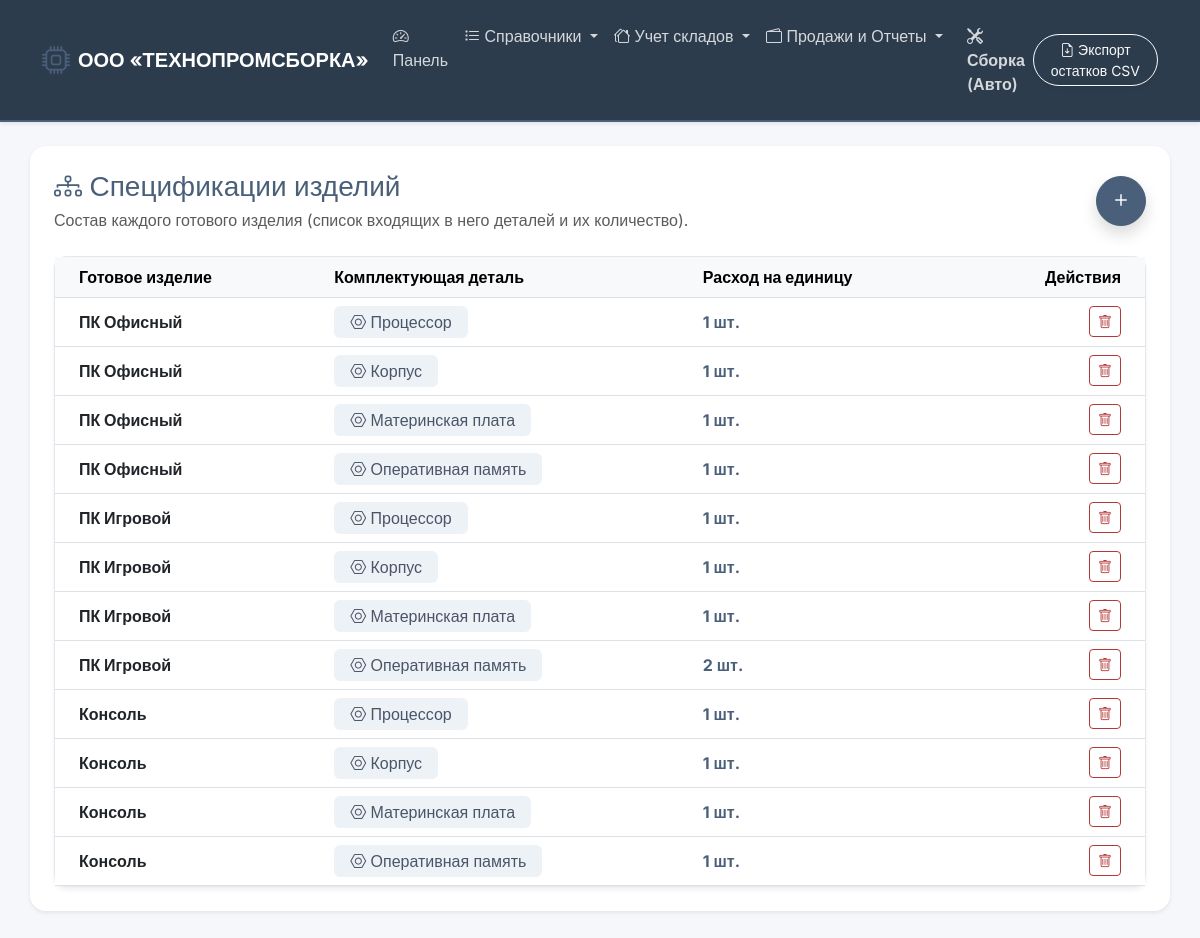
The app's page /compositions, older data.
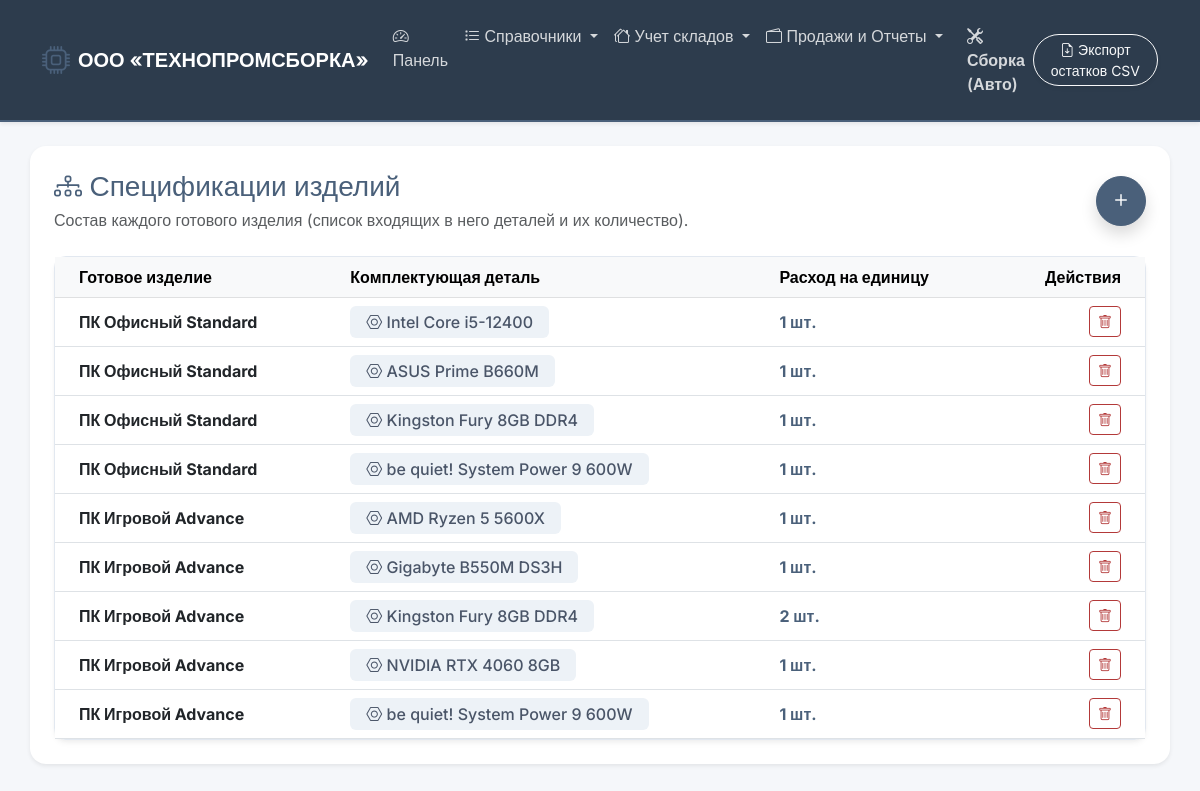
The same page, newer data.
### tables this page shows
CREATE TABLE product_composition (
        product_type_id INTEGER,
        part_id INTEGER,
        quantity INTEGER NOT NULL,
        PRIMARY KEY (product_type_id, part_id),
        FOREIGN KEY (product_type_id) REFERENCES product_type (id_product_type) ON DELETE CASCADE,
        FOREIGN KEY (part_id) REFERENCES part (id_part) ON DELETE CASCADE
    );

CREATE TABLE product_type (
        id_product_type INTEGER PRIMARY KEY AUTOINCREMENT,
        name TEXT NOT NULL UNIQUE,
        description TEXT
    );

CREATE TABLE part (
        id_part INTEGER PRIMARY KEY AUTOINCREMENT,
        name TEXT NOT NULL,
        article TEXT NOT NULL UNIQUE,
        category_id INTEGER,
        FOREIGN KEY (category_id) REFERENCES part_category (id_category) ON DELETE SET NULL
    );

### app.py (the view)
@app.route('/compositions', methods=['GET', 'POST'])
def compositions():
    conn = get_db_connection()
    if request.method == 'POST':
        conn.execute('INSERT INTO product_composition (product_type_id, part_id, quantity) VALUES (?, ?, ?)',
                     (request.form['product_type_id'], request.form['part_id'], request.form['quantity']))
        conn.commit()
        flash('Связь (спецификация) успешно добавлена!', 'success')
        return redirect(url_for('compositions'))
    data = conn.execute('''
        SELECT c.product_type_id, c.part_id, c.quantity, p.name as product_name, d.name as part_name
        FROM product_composition c
        JOIN product_type p ON c.product_type_id = p.id_product_type
        JOIN part d ON c.part_id = d.id_part
    ''').fetchall()
    products_list = conn.execute('SELECT * FROM product_type').fetchall()
    parts_list = conn.execute('SELECT * FROM part').fetchall()
    conn.close()
    return render_template('compositions.html', data=data, products=products_list, parts=parts_list)

### app.py (called while the page is built)
def get_db_connection():
    conn = sqlite3.connect('database.db')
    conn.row_factory = sqlite3.Row
    return conn

### templates/compositions.html (shortened to what this page needs)
{% extends 'base.html' %}
{% block content %}
<div class="d-flex justify-content-between align-items-center mb-4">
    <div>
        <h3 class="mb-1 text-primary"><i class="bi bi-diagram-3"></i> Спецификации изделий</h3>
        <p class="text-muted mb-0">Состав каждого готового изделия (список входящих в него деталей и их количество).</p>
    </div>
    <button class="btn btn-primary rounded-circle shadow" data-bs-toggle="modal" data-bs-target="#addCompositionModal" style="width: 50px; height: 50px; font-size: 24px; line-height: 1;">
        <i class="bi bi-plus"></i>
    </button>
</div>
<div class="card border-0 shadow-sm">
    <div class="card-body p-0">
        <div class="table-responsive">
            <table class="table table-hover align-middle mb-0">
                <thead class="table-light text-secondary">
                    <tr>
                        <th class="ps-4">Готовое изделие</th>
                        <th>Комплектующая деталь</th>
                        <th>Расход на единицу</th>
                        <th class="text-end pe-4">Действия</th>
                    </tr>
                </thead>
                <tbody>
                    {% for row in data %}
                    <tr>
                        <td class="ps-4"><strong>{{ row.product_name }}</strong></td>
                        <td><span class="badge bg-secondary py-2 px-3 fs-6"><i class="bi bi-nut"></i> {{ row.part_name }}</span></td>
                        <td><strong class="text-primary">{{ row.quantity }} шт.</strong></td>
                        <td class="text-end pe-4">
                            <a href="/delete_composition/{{ row.product_type_id }}/{{ row.part_id }}" class="btn btn-sm btn-outline-danger" onclick="return confirm('Удалить эту деталь из состава изделия?');">
                                <i class="bi bi-trash"></i>
                            </a>
                        </td>
                    </tr>
                    {% else %}
                    <tr>
                        <td colspan="4" class="text-center py-4 text-muted">Связей состава пока нет. Нажмите "+", чтобы связать изделие с его комплектующими.</td>
                    </tr>
                    {% endfor %}
                </tbody>
            </table>
        </div>
    </div>
</div>
{% endblock %}

### templates/base.html (shortened to what this page needs)
<!DOCTYPE html>
<html lang="ru">
<head>
    <link href="https://cdn.jsdelivr.net/npm/bootstrap@5.3.0/dist/css/bootstrap.min.css" rel="stylesheet">
    <link rel="stylesheet" href="https://cdn.jsdelivr.net/npm/bootstrap-icons@1.11.1/font/bootstrap-icons.css">
</head>
<body>
    <nav class="navbar navbar-expand-lg navbar-dark bg-dark mb-4 shadow-sm py-3">
        <div class="container">
            <a class="navbar-brand fw-bold text-uppercase d-flex align-items-center" href="/">
                <i class="bi bi-cpu text-primary fs-3 me-2"></i> ООО «ТехноПромСборка»
            </a>
            <div class="collapse navbar-collapse" id="navbarNav">
                <ul class="navbar-nav me-auto mb-2 mb-lg-0">
                    <li class="nav-item"><a class="nav-link" href="/"><i class="bi bi-speedometer2"></i> Панель</a></li>
                    <li class="nav-item dropdown">
                        <a class="nav-link dropdown-toggle" href="#" role="button" data-bs-toggle="dropdown" aria-expanded="false">
                            <i class="bi bi-list-task"></i> Справочники
                        </a>
                    </li>
                    <li class="nav-item dropdown">
                        <a class="nav-link dropdown-toggle" href="#" role="button" data-bs-toggle="dropdown" aria-expanded="false">
                            <i class="bi bi-houses"></i> Учет складов
                        </a>
                    </li>
                    <li class="nav-item dropdown">
                        <a class="nav-link dropdown-toggle" href="#" role="button" data-bs-toggle="dropdown" aria-expanded="false">
                            <i class="bi bi-wallet2"></i> Продажи и Отчеты
                        </a>
                    </li>
                    <li class="nav-item"><a class="nav-link text-warning fw-semibold ms-lg-2" href="/assemble"><i class="bi bi-tools"></i> Сборка (Авто)</a></li>
                </ul>
                <a href="/export" class="btn btn-outline-light btn-sm rounded-pill px-3 shadow-sm"><i class="bi bi-file-earmark-arrow-down"></i> Экспорт остатков CSV</a>
            </div>
        </div>
    </nav>
    <div class="container bg-white p-4 rounded-4 shadow-sm mb-5">
        {% block content %}{% endblock %}
    </div>
</body>
</html>

### templates/base.html (style rules this page uses)
:root { --primary-color: #4a607a; --primary-hover: #384b60; --secondary-color: #6c7a89; --bg-color: #f5f7fa; --text-color: #2d3748; --card-border: #e2e8f0; --success-color: #3b7a57; --success-hover: #2d5f43; --danger-color: #b33939; --danger-hover: #8c2c2c; }
body { font-family: 'Inter', sans-serif; background-color: var(--bg-color); color: var(--text-color); }
.text-primary { color: var(--primary-color) !important; }
.btn-primary { background-color: var(--primary-color) !important; border-color: var(--primary-color) !important; }
.btn-outline-danger { color: var(--danger-color) !important; border-color: var(--danger-color) !important; }
.navbar-dark.bg-dark { background-color: #2d3c4d !important; border-bottom: 2px solid var(--primary-color); }
.navbar-dark .navbar-nav .nav-link { color: rgba(255, 255, 255, 0.8) !important; }
.card { border-radius: 12px; border: 1px solid var(--card-border) !important; box-shadow: 0 4px 6px -1px rgba(0, 0, 0, 0.05), 0 2px 4px -1px rgba(0, 0, 0, 0.03) !important; }
.table { color: var(--text-color) !important; }
.table-light { background-color: #eaeff5 !important; color: #4a5568 !important; }
.badge.bg-secondary { background-color: #edf2f7 !important; color: #4a5568 !important; font-weight: 500; }

Row changes from the older to the newer data that the page shows:
removed product_composition: product_name "Консоль", part_name "Корпус", quantity "1"
removed product_composition: product_name "Консоль", part_name "Материнская плата", quantity "1"
removed product_composition: product_name "Консоль", part_name "Оперативная память", quantity "1"
changed through a linked row, product_composition: product_name "ПК Офисный" → "ПК Офисный Standard"; part_name "Процессор" → "Intel Core i5-12400"
changed product_composition: product_name "ПК Офисный" → "ПК Офисный Standard"; part_name "Корпус" → "ASUS Prime B660M"
changed product_composition (number 3 of 9 on the later page): product_name "ПК Офисный" → "ПК Офисный Standard"; part_name "Материнская плата" → "Kingston Fury 8GB DDR4"
changed product_composition (number 4 of 9 on the later page): product_name "ПК Офисный" → "ПК Офисный Standard"; part_name "Оперативная память" → "be quiet! System Power 9 600W"
changed product_composition: product_name "ПК Игровой" → "ПК Игровой Advance"; part_name "Процессор" → "AMD Ryzen 5 5600X"
changed product_composition: product_name "ПК Игровой" → "ПК Игровой Advance"; part_name "Корпус" → "Gigabyte B550M DS3H"
changed product_composition (number 7 of 9 on the later page): product_name "ПК Игровой" → "ПК Игровой Advance"; part_name "Материнская плата" → "Kingston Fury 8GB DDR4"; quantity "1" → "2"
changed product_composition: product_name "ПК Игровой" → "ПК Игровой Advance"; part_name "Оперативная память" → "NVIDIA RTX 4060 8GB"; quantity "2" → "1"
changed product_composition (number 9 of 9 on the later page): product_name "Консоль" → "ПК Игровой Advance"; part_name "Процессор" → "be quiet! System Power 9 600W"
